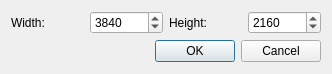
<?xml version="1.0" encoding="UTF-8"?>
<ui version="4.0">
 <class>SelectOutputImageSizeDialog</class>
 <widget class="QDialog" name="SelectOutputImageSizeDialog">
  <property name="geometry">
   <rect>
    <x>0</x>
    <y>0</y>
    <width>332</width>
    <height>74</height>
   </rect>
  </property>
  <property name="windowTitle">
   <string>Select image size</string>
  </property>
  <layout class="QGridLayout" name="gridLayout">
   <item row="0" column="0">
    <layout class="QHBoxLayout" name="horizontalLayout">
     <item>
      <widget class="QLabel" name="label">
       <property name="text">
        <string>Width:</string>
       </property>
      </widget>
     </item>
     <item>
      <widget class="QSpinBox" name="spinBoxW">
       <property name="maximum">
        <number>999999999</number>
       </property>
       <property name="value">
        <number>3840</number>
       </property>
      </widget>
     </item>
     <item>
      <widget class="QLabel" name="label_2">
       <property name="text">
        <string>Height:</string>
       </property>
      </widget>
     </item>
     <item>
      <widget class="QSpinBox" name="spinBoxH">
       <property name="maximum">
        <number>999999999</number>
       </property>
       <property name="value">
        <number>2160</number>
       </property>
      </widget>
     </item>
    </layout>
   </item>
   <item row="1" column="0">
    <widget class="QDialogButtonBox" name="buttonBox">
     <property name="orientation">
      <enum>Qt::Horizontal</enum>
     </property>
     <property name="standardButtons">
      <set>QDialogButtonBox::Cancel|QDialogButtonBox::Ok</set>
     </property>
    </widget>
   </item>
  </layout>
 </widget>
 <resources/>
 <connections>
  <connection>
   <sender>buttonBox</sender>
   <signal>accepted()</signal>
   <receiver>SelectOutputImageSizeDialog</receiver>
   <slot>accept()</slot>
   <hints>
    <hint type="sourcelabel">
     <x>248</x>
     <y>254</y>
    </hint>
    <hint type="destinationlabel">
     <x>157</x>
     <y>274</y>
    </hint>
   </hints>
  </connection>
  <connection>
   <sender>buttonBox</sender>
   <signal>rejected()</signal>
   <receiver>SelectOutputImageSizeDialog</receiver>
   <slot>reject()</slot>
   <hints>
    <hint type="sourcelabel">
     <x>316</x>
     <y>260</y>
    </hint>
    <hint type="destinationlabel">
     <x>286</x>
     <y>274</y>
    </hint>
   </hints>
  </connection>
 </connections>
</ui>
